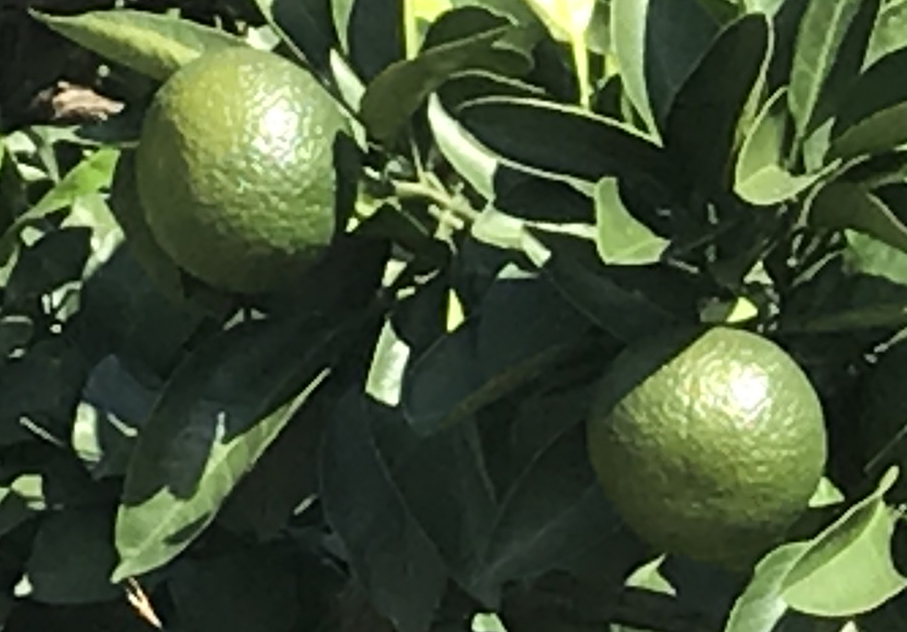
%> input picture fruit_set2/test/15.jpg, 907 x 632 px
$ octave process_new.m   (GNU Octave 9; MATLAB toolbox functions it lacks are replaced by stand-ins)
%> lines starting %> are read from the running program, lines starting %| are printed output that depends on the picture; in (x1, y1, x2, y2) boxes, pixels count from 0 and x2, y2 are one past the last pixel; in counts of white or black regions, pixels touching at a corner belong together; the program's own positions count from 1
### bfilter2.m
%简单地说:
%A为给定图像，归一化到[0,1]的矩阵
%W为双边滤波器（核）的边长/2
%定义域方差σd记为SIGMA(1),值域方差σr记为SIGMA(2)

%%%%%%%%%%%%%%%%%%%%%%%%%%%%%%%%%%%%%%%%%%%%%%%%%%%%%%%%%%%%%
% Pre-process input and select appropriate filter.
function B = bfilter2(A,w,sigma)

% Verify that the input image exists and is valid.
if ~exist('A','var') || isempty(A)
   error('Input image A is undefined or invalid.');
end
if ~isfloat(A) || ~sum([1,3] == size(A,3)) || ...
      min(A(:)) < 0 || max(A(:)) > 1
   error(['Input image A must be a double precision ',...
          'matrix of size NxMx1 or NxMx3 on the closed ',...
          'interval [0,1].']);
end

% Verify bilateral filter window size.
if ~exist('w','var') || isempty(w) || ...
      numel(w) ~= 1 || w < 1
   w = 5;
end
w = ceil(w);

% Verify bilateral filter standard deviations.
if ~exist('sigma','var') || isempty(sigma) || ...
      numel(sigma) ~= 2 || sigma(1) <= 0 || sigma(2) <= 0
   sigma = [3 0.1];
end

% Apply either grayscale or color bilateral filtering.
if size(A,3) == 1
   B = bfltGray(A,w,sigma(1),sigma(2));
else
   B = bfltColor(A,w,sigma(1),sigma(2));
end


%%%%%%%%%%%%%%%%%%%%%%%%%%%%%%%%%%%%%%%%%%%%%%%%%%%%%%%%%%%%%
% Implements bilateral filtering for grayscale images.
function B = bfltGray(A,w,sigma_d,sigma_r)

% Pre-compute Gaussian distance weights.
[X,Y] = meshgrid(-w:w,-w:w);
%创建核距离矩阵，e.g.
%  [x,y]=meshgrid(-1:1,-1:1)
%
% x =
%
%     -1     0     1
%     -1     0     1
%     -1     0     1
%
%
% y =
%
%     -1    -1    -1
%      0     0     0
%      1     1     1
%计算定义域核
G = exp(-(X.^2+Y.^2)/(2*sigma_d^2));

% Create waitbar.
h = waitbar(0,'Applying bilateral filter...');
set(h,'Name','Bilateral Filter Progress');

% Apply bilateral filter.
%计算值域核H 并与定义域核G 乘积得到双边权重函数F
dim = size(A);
B = zeros(dim);
for i = 1:dim(1)
   for j = 1:dim(2)

         % Extract local region.
         iMin = max(i-w,1);
         iMax = min(i+w,dim(1));
         jMin = max(j-w,1);
         jMax = min(j+w,dim(2));
         %定义当前核所作用的区域为(iMin:iMax,jMin:jMax)
         I = A(iMin:iMax,jMin:jMax);%提取该区域的源图像值赋给I

         % Compute Gaussian intensity weights.
         H = exp(-(I-A(i,j)).^2/(2*sigma_r^2));

         % Calculate bilateral filter response.
         F = H.*G((iMin:iMax)-i+w+1,(jMin:jMax)-j+w+1);
         B(i,j) = sum(F(:).*I(:))/sum(F(:));

   end
   waitbar(i/dim(1));
end

% Close waitbar.
close(h);


%%%%%%%%%%%%%%%%%%%%%%%%%%%%%%%%%%%%%%%%%%%%%%%%%%%%%%%%%%%%%
% Implements bilateral filter for color images.
% [59 lines left out: function bfltColor, not called in this run]

### fruit_set2/1/edge_enhance.m
function [ I2 ] = edge_enhance( I )
% I = rgb2gray(I);
% imshow(I);
I2 = I;
BW1 = edge(I,'Canny',0.1,'horizontal');

se = strel('square',1);
BW1 = imdilate(BW1,se,2);
BW1 = imerode(BW1,se,2);
% BW1 = imdilate(BW1,se,2);

L = bwlabel(BW1);
S = regionprops(L, 'all');
BW2 = ismember(L, find([S.Area]>=100 ));


for i = 1:size(BW2,1)

for j = 1:size(BW2,2)

   pixel = BW2(i,j);
   if(pixel == 1)

       I2(i,j) = 0;


   end

end

end


% figure
% imshowpair(BW2,I2,'montage')


end

### fruit_set2/19/bi_process.m
function [ bw,num,S ] = bi_process( im, threshold )

%the input im must be a gray-scale image
%the threshold ranges 0-255

j = im2bw(im,threshold/255);
se = strel('square',5);
j = imdilate(j,se);
j = imerode(j,se);
L = bwlabel(j);
S = regionprops(L, 'all');
bw = ismember(L, find([S.Area]>=20 ));
S = regionprops(bw, 'all');
[bw,num] = bwlabel(bw);


end

### fruit_set2/14/find_index.m
function [ output_args ] = find_index( bw1,bw2 )

S = regionprops(bw1, 'all');
[bw1,num1] = bwlabel(bw1);
S2 = regionprops(bw2, 'all');
[bw2,num2] = bwlabel(bw2);

innerID = {};
 for n = 1:num1
     innerID{length(innerID)+1} = [n];
 end
  check = ones(num2,1);
  while(sum(check)>0)
        for m = 1:size(bw2,1)
            for n = 1:size(bw2,2)

                numIn2 = bw2(m,n);
                numIn1 = bw1(m,n);

                if(numIn2~=0 & numIn1~=0)
                    Nindex = innerID{1,numIn1};
                    if(ismember(numIn2,Nindex(2:end,1))==0)
                        innerID{numIn1} = [innerID{numIn1};numIn2];
                        check(numIn2)=0;
                    end
                end

            end
        end
  end

output_args = innerID;
end

### fruit_set2/test/seg_bw.m
function [ output_bw,o_innerID ] = seg_bw( bw_a,bw_b,dist )
%bw_a : mother
S = regionprops(bw_a, 'all');
[bw1,num1] = bwlabel(bw_a);
S2 = regionprops(bw_b, 'all');
[bw2,num2] = bwlabel(bw_b);

innerID = find_index(bw1,bw2);

% [25 lines of commented-out code are left out]
  for n = 1:size(innerID,2)
      if length(innerID{n})==3
          index = innerID{n};
          % solve the problem of 2 regions mergin into 1
            mother_bw = S(index(1)).PixelList;
            child_1  = S2(index(2)).PixelList;
            child_2  = S2(index(3)).PixelList;
%             mother_bw = setdiff(mother_bw,child_1,'rows');
%             mother_bw = setdiff(mother_bw,child_2,'rows');
            ridge =ridgeList(mother_bw,child_1,child_2,dist);
            if isempty(ridge)==0
              bw1 = PixelList2im(bw1,ridge,0);
            end

      elseif length(innerID{n})>3
           index = innerID{n};
           mother_bw = S(index(1)).PixelList;
           child_num = length(index)-1;
           child = {};
           for k = 1:child_num
               ch = S2(index(k+1)).PixelList;
               child{length(child)+1} = ch;
           end


           for a = 1:child_num-1
               for b = (a+1):child_num
                   child_1 = child{a};
                   child_2 = child{b};
                   ridge = ridgeList(mother_bw,child_1,child_2,dist);
                     if isempty(ridge)==0 && isempty(child_1)==0 && isempty(child_2)==0
                       ridge = setdiff(ridge,child_1,'rows');
                       ridge = setdiff(ridge,child_2,'rows');
                     end
                   if_e = false;
                   for e = 1:child_num
                       if e ~= a && e ~= b
                          child_check = child{e};
                          if isempty(child_check)==0 && isempty(ridge) == 0
                            if_e = if_exist(ridge,child_check);
                          end
                             if if_e == true
                                break;
                             end
                       end

                   end
                      if if_e == false
                         bw1 = PixelList2im(bw1,ridge,0);
                      end
               end


           end

      end
  end

  output_bw = bw1;

  S = regionprops(bw1, 'all');
  [bw1,num1] = bwlabel(bw1);

  clear  innerID ;

  o_innerID = find_index(bw1,bw2);
  % [24 lines of commented-out code are left out]

end

### fruit_set2/test/process_new.m
J=imread('15.jpg');
%> J is the input picture: size 632x907x3 uint8; mean R, G, B 66.1, 79.9, 53.1
I = rgb2gray(J);
imsize = 200*150
imsize_real = size(I,1)*size(I,2);
%> imsize_real = 573224
alpha = sqrt(imsize_real/imsize);
%> alpha = 4.37
I = imresize(I,[size(I,1)/alpha,size(I,2)/alpha]);
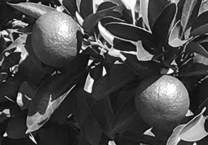
%> I: size 145x208 uint8; min 2, max 255, mean 72.7
%to enhance the edge in order to seperate different obj

I=double(I)/255;
%> I: size 145x208 double

%bilateral filter
w = 3;       % bilateral filter half-width
sigma = [10 1]; % bilateral filter standard deviations

% I = edge_enhance(I);
 Is=bfilter2(I,w,sigma);
%> after the loop in bfltGray, `for i = 1:dim(1)`:
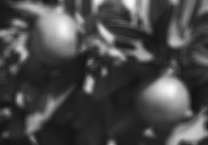
%> B: size 145x208 double; min 0.0763, max 0.984, mean 0.285
 Is = edge_enhance(Is);
%> in edge_enhance, `BW1 = edge(I,'Canny',0.1,'horizontal');`:
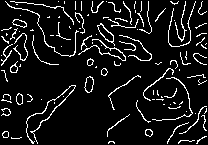
%> BW1: size 145x208 logical; 9% white in thin lines or dots
%> in edge_enhance, `L = bwlabel(BW1);`:
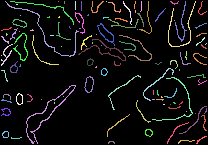
%> L: size 145x208 double; 114 distinct labels, from 0 to 113; one colour per label, 0 black
%> in edge_enhance, `S = regionprops(L, 'all');`: S = 113 regions; largest, box (x1, y1, x2, y2), Area, Centroid, MajorAxisLength, MinorAxisLength and Eccentricity: (26, 85, 76, 144) 200 [47.7 114.2] 86.06 20.75 0.97, (5, 1, 79, 57) 142 [47.9 32.4] 107.4 31.05 0.957, (78, 39, 126, 61) 122 [106 50.9] 52.12 18.31 0.936
%> in edge_enhance, `BW2 = ismember(L, find([S.Area]>=100 ));`:
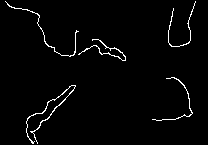
%> BW2: size 145x208 logical; 2.3% white in thin lines or dots
%> after the loop in edge_enhance, `for i = 1:size(BW2,1)`:
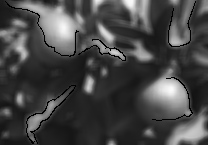
%> I2: size 145x208 double; 2.25% of pixels changed, all inside (x1, y1, x2, y2) = (5, 1, 196, 144)

figure
imshow(Is);
%
bwSet = {};

maxNum = 0;
figure
imshow(rgb2gray(imresize(J,[size(J,1)/alpha,size(J,2)/alpha])));
step = 5;
color = [0,1,0];
%________________________________________________________________________________________________
bwSet = {};
index = {};

%record the first layer
[bw,num,S] = bi_process(Is,254);
%> in bi_process, `j = im2bw(im,threshold/255);`: j: size 145x208 logical; every value is 0
%> in bi_process, `L = bwlabel(j);`: L: size 145x208 double; every value is 0
%> in bi_process, `S = regionprops(L, 'all');`: S = 0 regions
%> in bi_process, `[bw,num] = bwlabel(bw);`: num = 0
%> num = 0; S = 0 regions
InnerID = find_index(bw,zeros(size(bw)));
%> in find_index, `[bw1,num1] = bwlabel(bw1);`: num1 = 0
%> after the loop in find_index, `for n = 1:num1`: innerID = {}
bwIm.bw = bw;
bwIm.num = num;
%> bwIm.num = 0
bwIm.stats = S;
%> bwIm.stats = 0 regions
bwSet{1} = bwIm;
index{1} = InnerID;

 for i = step:step:250

     threshold = 254-i;

     if i>0 && i<255
         [bw,num,S] = bi_process(Is,threshold);
         bw2 = bwSet{1,i/step}.bw;
         num2 = bwSet{1,i/step}.num;
         S2 = bwSet{1,i/step}.stats;

%> (the run ends here)
